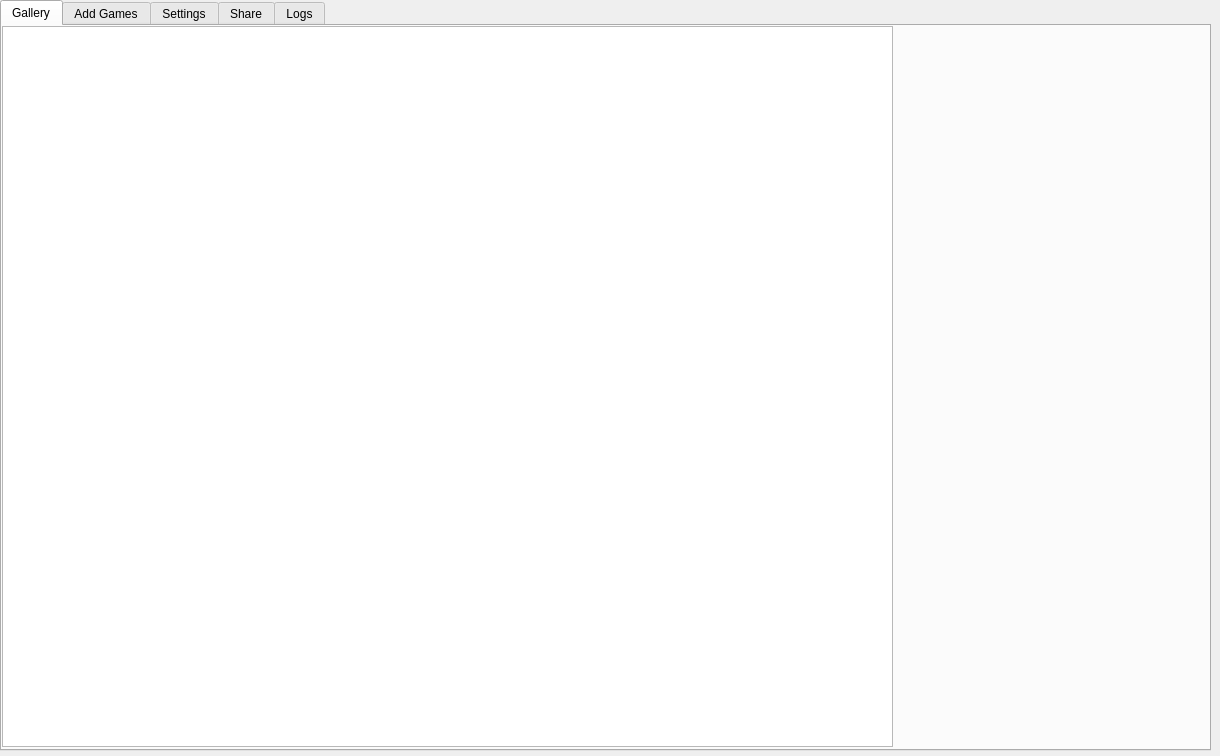
<?xml version="1.0" encoding="UTF-8"?>
<ui version="4.0">
 <class>MainWindow</class>
 <widget class="QMainWindow" name="MainWindow">
  <property name="geometry">
   <rect>
    <x>0</x>
    <y>0</y>
    <width>1220</width>
    <height>756</height>
   </rect>
  </property>
  <property name="windowTitle">
   <string>MainWindow</string>
  </property>
  <widget class="QWidget" name="centralwidget">
   <widget class="QTabWidget" name="tabWidget">
    <property name="geometry">
     <rect>
      <x>0</x>
      <y>0</y>
      <width>1211</width>
      <height>751</height>
     </rect>
    </property>
    <property name="currentIndex">
     <number>0</number>
    </property>
    <widget class="QWidget" name="gallery_tab">
     <attribute name="title">
      <string>Gallery</string>
     </attribute>
     <widget class="QListWidget" name="gallery_list">
      <property name="geometry">
       <rect>
        <x>0</x>
        <y>0</y>
        <width>891</width>
        <height>721</height>
       </rect>
      </property>
     </widget>
    </widget>
    <widget class="QWidget" name="add_games_tab">
     <attribute name="title">
      <string>Add Games</string>
     </attribute>
     <widget class="QListWidget" name="open_games_list">
      <property name="geometry">
       <rect>
        <x>0</x>
        <y>40</y>
        <width>521</width>
        <height>661</height>
       </rect>
      </property>
     </widget>
     <widget class="QPushButton" name="add_game_btn">
      <property name="geometry">
       <rect>
        <x>540</x>
        <y>50</y>
        <width>121</width>
        <height>41</height>
       </rect>
      </property>
      <property name="text">
       <string>Add Game</string>
      </property>
     </widget>
     <widget class="QPushButton" name="remove_game_btn">
      <property name="geometry">
       <rect>
        <x>540</x>
        <y>180</y>
        <width>121</width>
        <height>41</height>
       </rect>
      </property>
      <property name="text">
       <string>Remove Game</string>
      </property>
     </widget>
     <widget class="QListWidget" name="games_to_watch_list">
      <property name="geometry">
       <rect>
        <x>680</x>
        <y>40</y>
        <width>521</width>
        <height>661</height>
       </rect>
      </property>
     </widget>
     <widget class="QLabel" name="open_procs_label">
      <property name="geometry">
       <rect>
        <x>130</x>
        <y>20</y>
        <width>151</width>
        <height>16</height>
       </rect>
      </property>
      <property name="text">
       <string>Open Processes</string>
      </property>
     </widget>
     <widget class="QLabel" name="games_to_watch_label">
      <property name="geometry">
       <rect>
        <x>890</x>
        <y>20</y>
        <width>151</width>
        <height>16</height>
       </rect>
      </property>
      <property name="text">
       <string>Games to watch</string>
      </property>
     </widget>
    </widget>
    <widget class="QWidget" name="settings_tab">
     <attribute name="title">
      <string>Settings</string>
     </attribute>
    </widget>
    <widget class="QWidget" name="share_tab">
     <attribute name="title">
      <string>Share</string>
     </attribute>
     <widget class="QFrame" name="dropFrame">
      <property name="geometry">
       <rect>
        <x>10</x>
        <y>10</y>
        <width>651</width>
        <height>701</height>
       </rect>
      </property>
      <property name="acceptDrops">
       <bool>true</bool>
      </property>
      <property name="toolTip">
       <string extracomment="Drag files here to compress/share"/>
      </property>
      <property name="frameShape">
       <enum>QFrame::Shape::StyledPanel</enum>
      </property>
      <property name="frameShadow">
       <enum>QFrame::Shadow::Raised</enum>
      </property>
     </widget>
    </widget>
    <widget class="QWidget" name="logs_tab">
     <attribute name="title">
      <string>Logs</string>
     </attribute>
     <widget class="QPlainTextEdit" name="logOutput">
      <property name="geometry">
       <rect>
        <x>0</x>
        <y>0</y>
        <width>1201</width>
        <height>721</height>
       </rect>
      </property>
      <property name="readOnly">
       <bool>true</bool>
      </property>
     </widget>
    </widget>
   </widget>
  </widget>
 </widget>
 <resources/>
 <connections/>
</ui>
